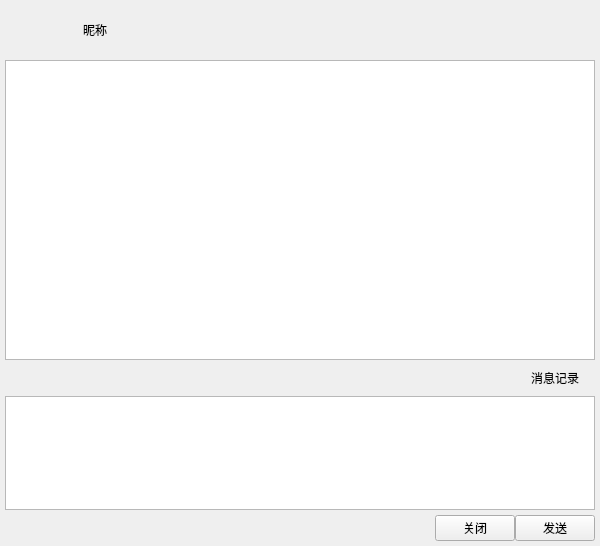
<?xml version="1.0" encoding="UTF-8"?>
<ui version="4.0">
 <class>FormChat</class>
 <widget class="QWidget" name="FormChat">
  <property name="geometry">
   <rect>
    <x>0</x>
    <y>0</y>
    <width>600</width>
    <height>546</height>
   </rect>
  </property>
  <property name="windowTitle">
   <string>聊天</string>
  </property>
  <property name="windowIcon">
   <iconset resource="res.qrc">
    <normaloff>:/icon.png</normaloff>:/icon.png</iconset>
  </property>
  <layout class="QVBoxLayout" name="verticalLayout">
   <property name="spacing">
    <number>5</number>
   </property>
   <property name="leftMargin">
    <number>5</number>
   </property>
   <property name="topMargin">
    <number>5</number>
   </property>
   <property name="rightMargin">
    <number>5</number>
   </property>
   <property name="bottomMargin">
    <number>5</number>
   </property>
   <item>
    <layout class="QGridLayout" name="gridLayout">
     <property name="horizontalSpacing">
      <number>0</number>
     </property>
     <property name="verticalSpacing">
      <number>5</number>
     </property>
     <item row="5" column="0" colspan="4">
      <layout class="QHBoxLayout" name="horizontalLayout">
       <item>
        <spacer name="horizontalSpacer_2">
         <property name="orientation">
          <enum>Qt::Horizontal</enum>
         </property>
         <property name="sizeHint" stdset="0">
          <size>
           <width>40</width>
           <height>20</height>
          </size>
         </property>
        </spacer>
       </item>
       <item>
        <widget class="QPushButton" name="pushButtonClose">
         <property name="cursor">
          <cursorShape>PointingHandCursor</cursorShape>
         </property>
         <property name="focusPolicy">
          <enum>Qt::NoFocus</enum>
         </property>
         <property name="toolTip">
          <string>Alt + C</string>
         </property>
         <property name="text">
          <string>关闭</string>
         </property>
        </widget>
       </item>
       <item>
        <widget class="QPushButton" name="pushButtonSend">
         <property name="cursor">
          <cursorShape>PointingHandCursor</cursorShape>
         </property>
         <property name="focusPolicy">
          <enum>Qt::NoFocus</enum>
         </property>
         <property name="toolTip">
          <string>Ctrl + 回车</string>
         </property>
         <property name="text">
          <string>发送</string>
         </property>
        </widget>
       </item>
      </layout>
     </item>
     <item row="0" column="0">
      <widget class="QPushButton" name="pushButtonAvartar">
       <property name="sizePolicy">
        <sizepolicy hsizetype="Fixed" vsizetype="Fixed">
         <horstretch>0</horstretch>
         <verstretch>0</verstretch>
        </sizepolicy>
       </property>
       <property name="minimumSize">
        <size>
         <width>50</width>
         <height>50</height>
        </size>
       </property>
       <property name="maximumSize">
        <size>
         <width>50</width>
         <height>50</height>
        </size>
       </property>
       <property name="sizeIncrement">
        <size>
         <width>0</width>
         <height>0</height>
        </size>
       </property>
       <property name="cursor">
        <cursorShape>PointingHandCursor</cursorShape>
       </property>
       <property name="focusPolicy">
        <enum>Qt::NoFocus</enum>
       </property>
       <property name="text">
        <string/>
       </property>
       <property name="icon">
        <iconset resource="res.qrc">
         <normaloff>:/icon.png</normaloff>:/icon.png</iconset>
       </property>
       <property name="iconSize">
        <size>
         <width>50</width>
         <height>50</height>
        </size>
       </property>
       <property name="flat">
        <bool>true</bool>
       </property>
      </widget>
     </item>
     <item row="0" column="1">
      <widget class="QPushButton" name="pushButtonName">
       <property name="sizePolicy">
        <sizepolicy hsizetype="Preferred" vsizetype="Preferred">
         <horstretch>0</horstretch>
         <verstretch>0</verstretch>
        </sizepolicy>
       </property>
       <property name="cursor">
        <cursorShape>PointingHandCursor</cursorShape>
       </property>
       <property name="focusPolicy">
        <enum>Qt::NoFocus</enum>
       </property>
       <property name="text">
        <string>昵称</string>
       </property>
       <property name="iconSize">
        <size>
         <width>0</width>
         <height>0</height>
        </size>
       </property>
       <property name="flat">
        <bool>true</bool>
       </property>
      </widget>
     </item>
     <item row="1" column="0" colspan="4">
      <widget class="QTextBrowser" name="textBrowser">
       <property name="minimumSize">
        <size>
         <width>0</width>
         <height>300</height>
        </size>
       </property>
      </widget>
     </item>
     <item row="0" column="3">
      <spacer name="horizontalSpacer">
       <property name="orientation">
        <enum>Qt::Horizontal</enum>
       </property>
       <property name="sizeHint" stdset="0">
        <size>
         <width>40</width>
         <height>20</height>
        </size>
       </property>
      </spacer>
     </item>
     <item row="4" column="0" colspan="4">
      <widget class="QPlainTextEdit" name="plainTextEdit">
       <property name="minimumSize">
        <size>
         <width>0</width>
         <height>100</height>
        </size>
       </property>
       <property name="maximumSize">
        <size>
         <width>16777215</width>
         <height>150</height>
        </size>
       </property>
      </widget>
     </item>
     <item row="0" column="2">
      <widget class="QPushButton" name="pushButtonHomepage">
       <property name="minimumSize">
        <size>
         <width>0</width>
         <height>0</height>
        </size>
       </property>
       <property name="cursor">
        <cursorShape>PointingHandCursor</cursorShape>
       </property>
       <property name="focusPolicy">
        <enum>Qt::NoFocus</enum>
       </property>
       <property name="toolTip">
        <string>打开主页</string>
       </property>
       <property name="text">
        <string/>
       </property>
       <property name="icon">
        <iconset resource="res.qrc">
         <normaloff>:/qzone.png</normaloff>:/qzone.png</iconset>
       </property>
       <property name="flat">
        <bool>true</bool>
       </property>
      </widget>
     </item>
     <item row="3" column="0" colspan="4">
      <layout class="QHBoxLayout" name="horizontalLayout_2">
       <item>
        <widget class="QPushButton" name="pushButtonImg">
         <property name="sizePolicy">
          <sizepolicy hsizetype="Minimum" vsizetype="Minimum">
           <horstretch>0</horstretch>
           <verstretch>0</verstretch>
          </sizepolicy>
         </property>
         <property name="cursor">
          <cursorShape>PointingHandCursor</cursorShape>
         </property>
         <property name="focusPolicy">
          <enum>Qt::NoFocus</enum>
         </property>
         <property name="text">
          <string/>
         </property>
         <property name="icon">
          <iconset resource="res.qrc">
           <normaloff>:/img.png</normaloff>:/img.png</iconset>
         </property>
         <property name="iconSize">
          <size>
           <width>20</width>
           <height>15</height>
          </size>
         </property>
         <property name="flat">
          <bool>true</bool>
         </property>
        </widget>
       </item>
       <item>
        <spacer name="horizontalSpacer_3">
         <property name="orientation">
          <enum>Qt::Horizontal</enum>
         </property>
         <property name="sizeHint" stdset="0">
          <size>
           <width>40</width>
           <height>20</height>
          </size>
         </property>
        </spacer>
       </item>
       <item>
        <widget class="QPushButton" name="pushButtonHistory">
         <property name="sizePolicy">
          <sizepolicy hsizetype="Minimum" vsizetype="Minimum">
           <horstretch>0</horstretch>
           <verstretch>0</verstretch>
          </sizepolicy>
         </property>
         <property name="cursor">
          <cursorShape>PointingHandCursor</cursorShape>
         </property>
         <property name="focusPolicy">
          <enum>Qt::NoFocus</enum>
         </property>
         <property name="text">
          <string>消息记录</string>
         </property>
         <property name="flat">
          <bool>true</bool>
         </property>
        </widget>
       </item>
      </layout>
     </item>
    </layout>
   </item>
  </layout>
 </widget>
 <resources>
  <include location="res.qrc"/>
 </resources>
 <connections/>
</ui>
